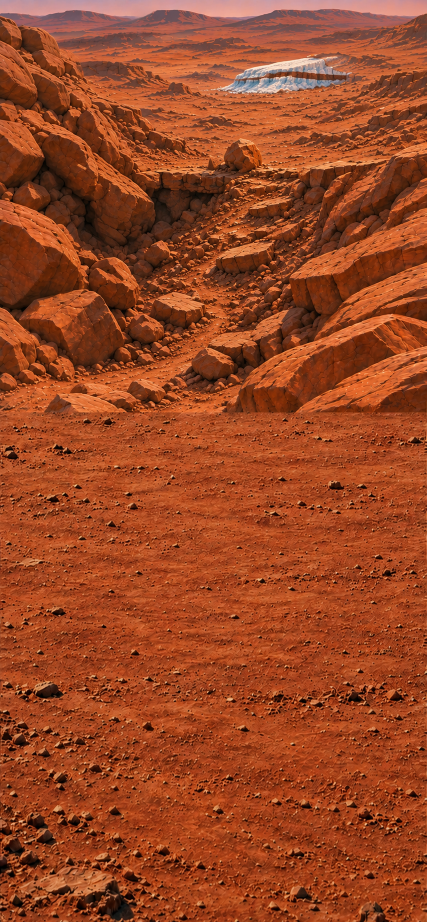
#> input picture projects/mars-study/production/live-feedback/gully-revision/sources/central-gully.png, 853 x 1844 px (shown at 1/2 size); its folder holds 5 pictures in this run
$ python export.py
#> lines starting #> are read from the running program, lines starting #| are printed output that depends on the picture; after the words box and inside, x2 and y2 are one past the last pixel; in counts of white or black regions, pixels touching at a corner belong together
"""Extract generated silhouettes and register them on one shared landscape.
Pillow only. Generated pixel crops, extraction masks and resizing; no painting.
Run from any working directory. Disposable proof images go under runs/.
"""
from pathlib import Path
from PIL import Image,ImageDraw,ImageFilter
P=Path(__file__).resolve().parent
ROOT=P.parents[4]
RUN=ROOT/'runs/mars-gully-revision'
OUT=ROOT/'stories/mars/assets/live-feedback/gully-revision'
RUN.mkdir(parents=True,exist_ok=True)
OUT.mkdir(parents=True,exist_ok=True)
SIZE=(780,1688)
CANVAS=(240,80,700,800)
def source(n): return Image.open(P/'sources'/(n+'-gully.png')).convert('RGBA').resize(SIZE,Image.Resampling.LANCZOS)
#> called with n = 'central'
def cut(im,poly,holes=(),soften=.4):
 m=Image.new('L',SIZE); d=ImageDraw.Draw(m);d.polygon(poly,fill=255)
 for h in holes:d.polygon(h,fill=0)
 if soften:m=m.filter(ImageFilter.GaussianBlur(soften))
 out=im.copy();out.putalpha(m);return out
base=source('central'); rig=source('rigged'); arr=source('reached')
#> call 2 of source, with n = 'rigged'
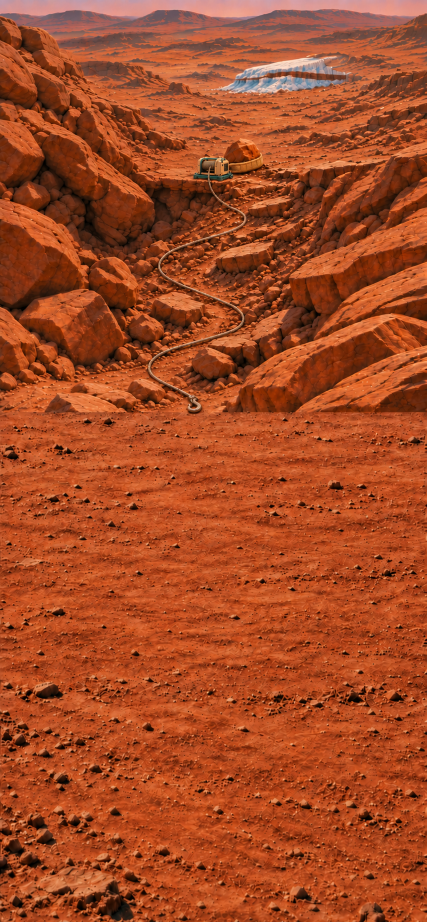
#> input picture projects/mars-study/production/live-feedback/gully-revision/sources/rigged-gully.png, 853 x 1844 px (shown at 1/2 size)
#> call 3 of source, with n = 'reached'
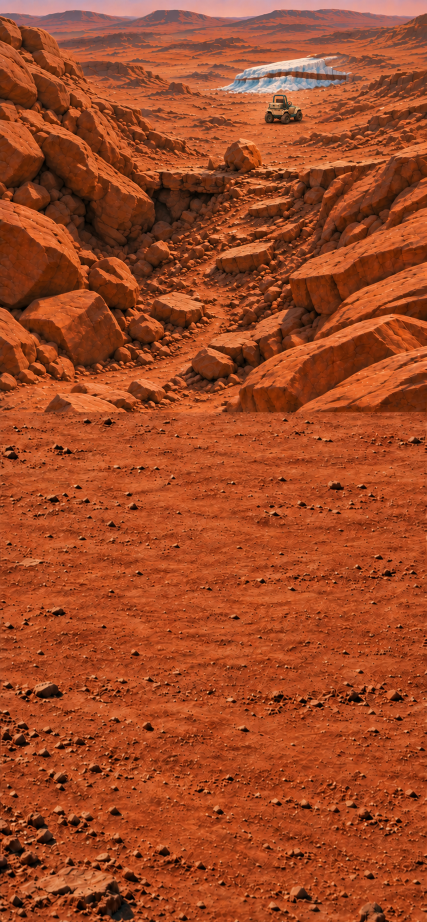
#> input picture projects/mars-study/production/live-feedback/gully-revision/sources/reached-gully.png, 853 x 1844 px (shown at 1/2 size)
# The old source has a baked-in soil cut at row756, ABOVE its midpoint.
# Outpaint from a clean upper crop; never retain that old cut in the export.
# The framing bars constrain the generated scene's tall aspect and are cropped.
foreground=Image.open(P/'sources/outpainted-gully.png').convert('RGBA')
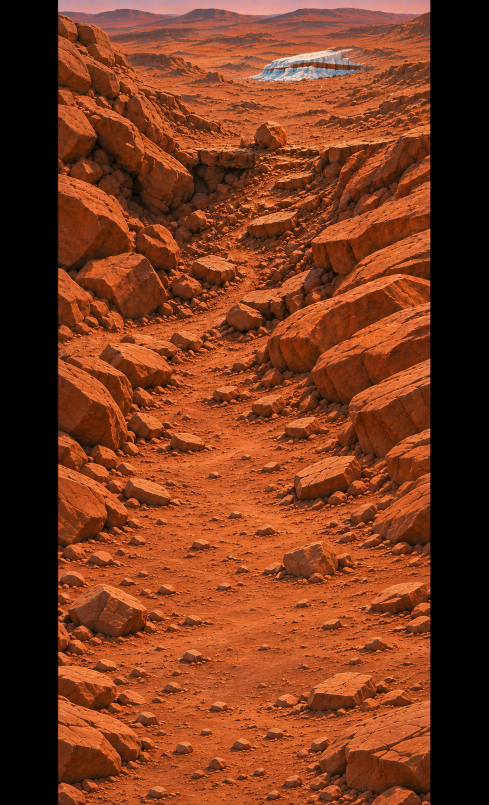
#> input picture projects/mars-study/production/live-feedback/gully-revision/sources/outpainted-gully.png, 977 x 1609 px (shown at 1/2 size)
foreground=foreground.crop((116,0,860,foreground.height)).resize(SIZE,Image.Resampling.LANCZOS)
#> foreground: PIL image 780x1688 RGBA
transition=(640,740)
mask=Image.new('L',SIZE)
#> mask: PIL image 780x1688 L; every value is 0
for y in range(SIZE[1]):
 t=max(0,min(1,(y-transition[0])/(transition[1]-transition[0])))
 mask.paste(round(255*t*t*(3-2*t)),(0,y,SIZE[0],y+1))
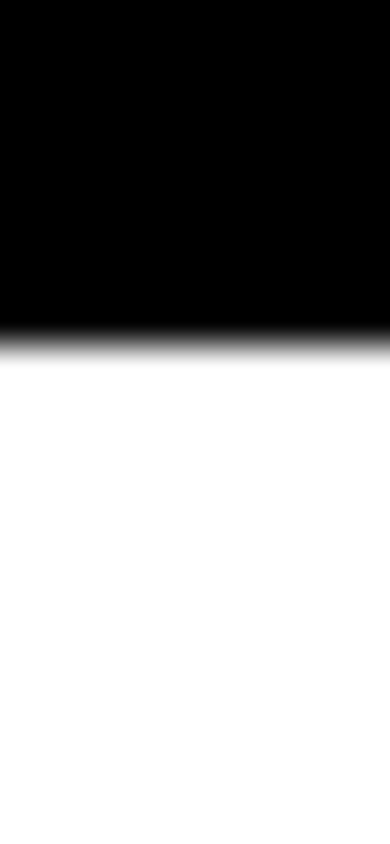
#> mask: PIL image 780x1688 L (shown at 1/2 size); min 0, max 255, mean 150.7
base=Image.composite(foreground,base,mask)
winch_poly=[(352,325),(354,316),(360,313),(361,292),(365,287),(377,286),(386,288),(390,286),(400,287),(407,289),(417,292),(419,314),(427,315),(429,326),(417,331),(399,333),(355,330)]
sling_poly=[(417,294),(439,292),(457,288),(470,283),(478,279),(481,281),(483,290),(481,299),(473,306),(458,311),(441,315),(419,317)]
winch=Image.new('RGBA',SIZE);winch.alpha_composite(cut(rig,winch_poly));winch.alpha_composite(cut(rig,sling_poly))
#> after `winch = Image.new('RGBA', SIZE)`: winch: PIL image 780x1688 RGBA; every value is 0
rope_points=[(383,301),(380,320),(383,335),(386,345),(393,355),(402,365),(419,375),(436,385),(447,395),(447,405),(435,415),(412,425),(379,435),(347,445),(320,455),(303,465),(294,475),(292,485),(294,495),(303,505),(320,515),(342,525),(368,535),(394,545),(417,555),(435,565),(444,575),(444,585),(438,595),(421,605),(392,615),(356,625),(322,635),(296,645),(281,655),(274,665),(273,675),(279,685),(292,695),(311,705),(332,715),(350,725)]
# Manually registered extraction corridor follows the generated cable. Its
# pixels, highlights, irregular edges and shadows are from the source image.
m=Image.new('L',SIZE);d=ImageDraw.Draw(m);d.line(rope_points,fill=255,width=9,joint='curve')
d.polygon([(342,721),(350,720),(359,725),(361,731),(368,735),(368,743),(360,749),(348,749),(341,745),(339,740),(342,735),(347,735),(349,739),(357,738),(354,733),(347,732)],fill=255)
rope=rig.copy();rope.putalpha(m.filter(ImageFilter.GaussianBlur(.3)))
#> after `rope.putalpha(m.filter(ImageFilter.GaussianBlur(0.3)))`:
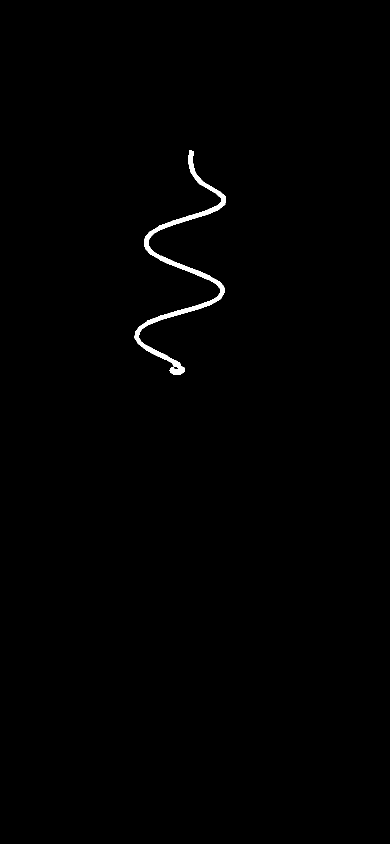
#> m: PIL image 780x1688 L (shown at 1/2 size); 0.56% white; 1 white region, box (x1, y1, x2, y2) and area: (269, 300, 452, 750) 7400
rover_poly=[(482,211),(484,202),(488,199),(488,189),(494,187),(499,187),(500,178),(504,175),(521,175),(526,177),(528,182),(529,184),(533,184),(537,188),(536,193),(543,197),(549,197),(552,202),(554,214),(550,221),(543,224),(538,221),(533,226),(525,229),(519,227),(515,221),(506,217),(501,223),(493,225),(487,220)]
rover=cut(arr,rover_poly,holes=[[(505,180),(519,180),(520,185),(505,185)]])
shadow=cut(arr,[(482,216),(494,217),(507,214),(522,218),(539,214),(553,215),(558,222),(548,229),(528,233),(507,231),(489,228),(480,224)],soften=2)
rigged=Image.new('RGBA',SIZE);rigged.alpha_composite(rope);rigged.alpha_composite(winch)
reached=Image.new('RGBA',SIZE);reached.alpha_composite(winch);reached.alpha_composite(shadow);reached.alpha_composite(rover)
for n,layer in [('before',None),('rigged',rigged),('reached',reached)]:
 im=base.copy()
 if layer:im.alpha_composite(layer)
 im.convert('RGB').save(RUN/(n+'-780.png'))
 small=im.resize((390,844),Image.Resampling.LANCZOS);small.save(RUN/(n+'-390.png'))
 small.crop((35,0,355,844)).save(RUN/(n+'-320.png'))
 if layer:
  runtime_name='rigged-winch' if n=='rigged' else 'reached-rover-and-ice'
  layer.crop(CANVAS).resize((920,1440),Image.Resampling.LANCZOS).save(OUT/(runtime_name+'.png'),optimize=True)
#> this loop made 3 passes
#> (n, runtime_name) on passes 2 to 3: ('rigged', 'rigged-winch'), ('reached', 'reached-rover-and-ice')
#> pass 1, `small.crop((35,0,355,844)).save(RUN/(n+'-320.png'))`:
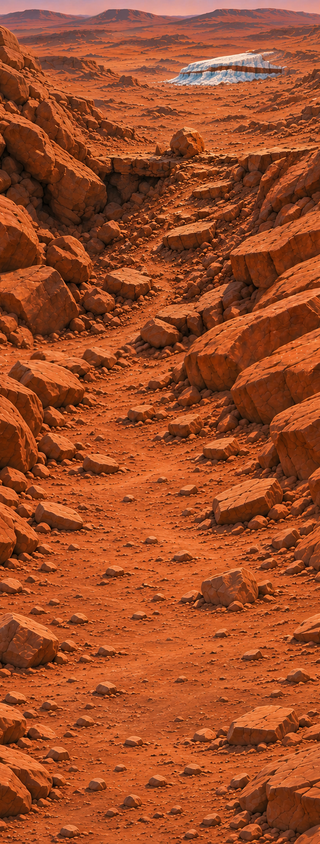
#> saved as before-320.png: PIL image 320x844 RGBA; mean R, G, B, A 158.9, 76.5, 38.7, 255
#> pass 2, `im.convert('RGB').save(RUN/(n+'-780.png'))`:
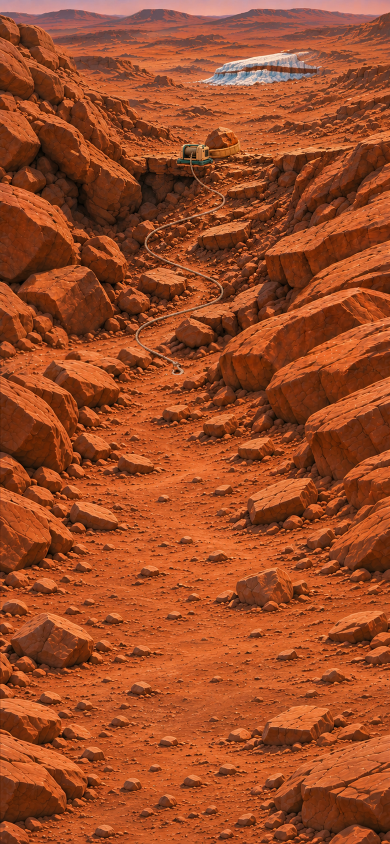
#> saved as rigged-780.png: PIL image 780x1688 RGB (shown at 1/2 size); mean R, G, B 157.1, 75.5, 37.9

base.convert('RGB').save(OUT/'central-gully.webp',lossless=True)
Image.new('RGBA',(240,180)).save(OUT/'central-bedrock-hit.png')
